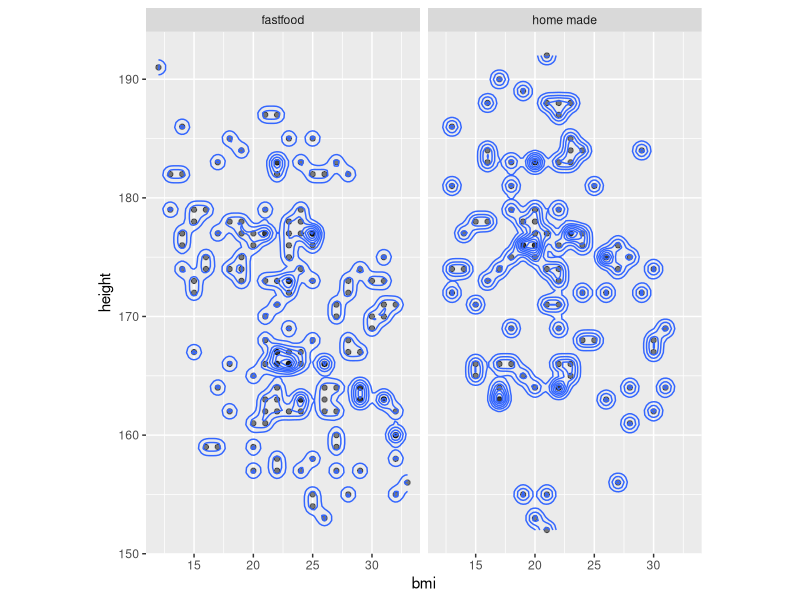
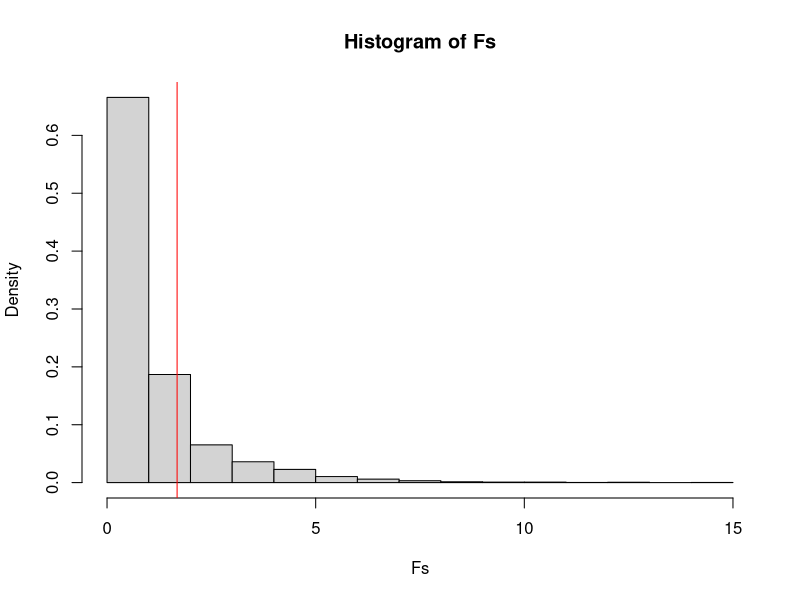
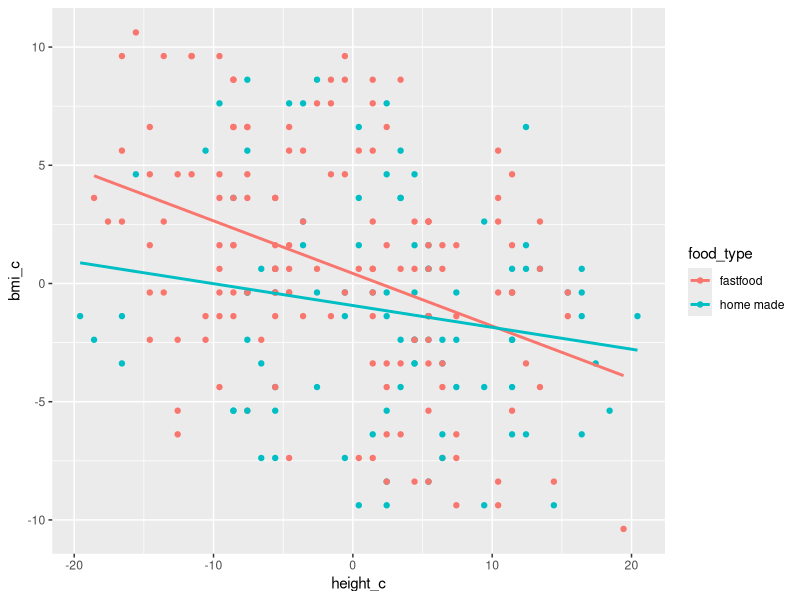
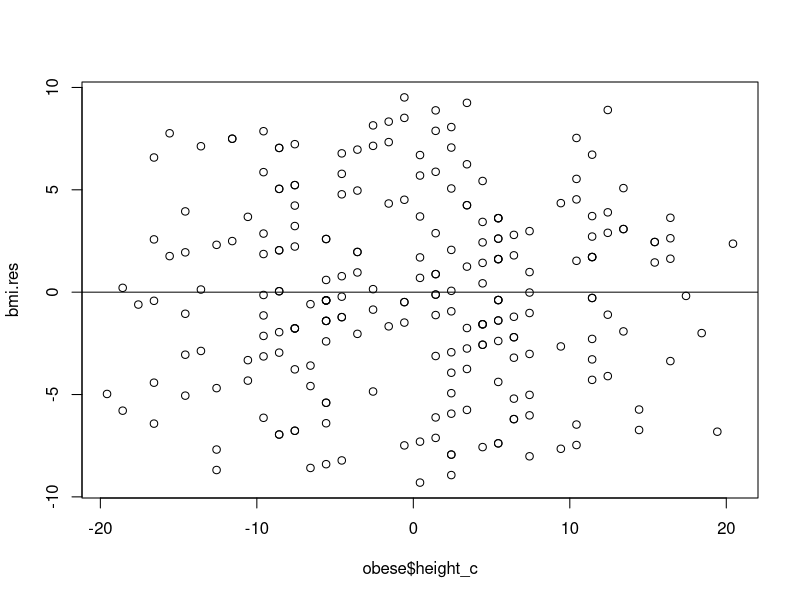
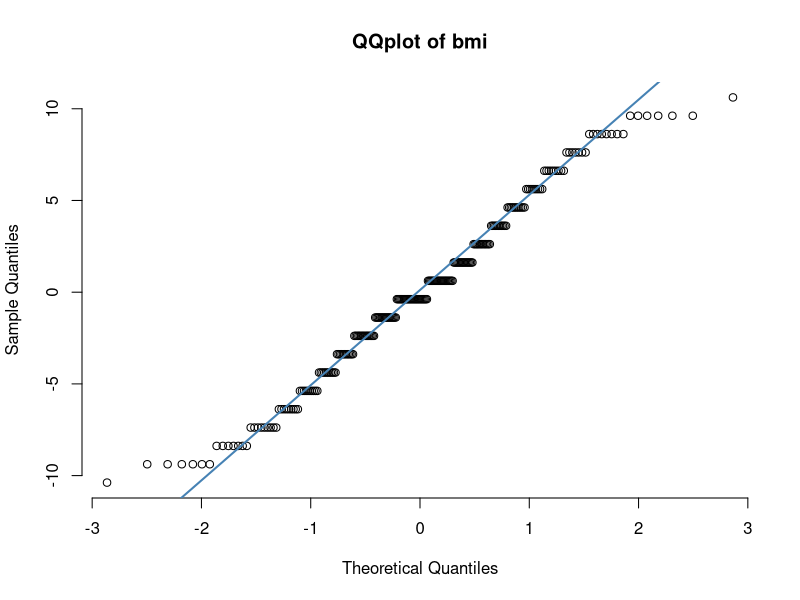
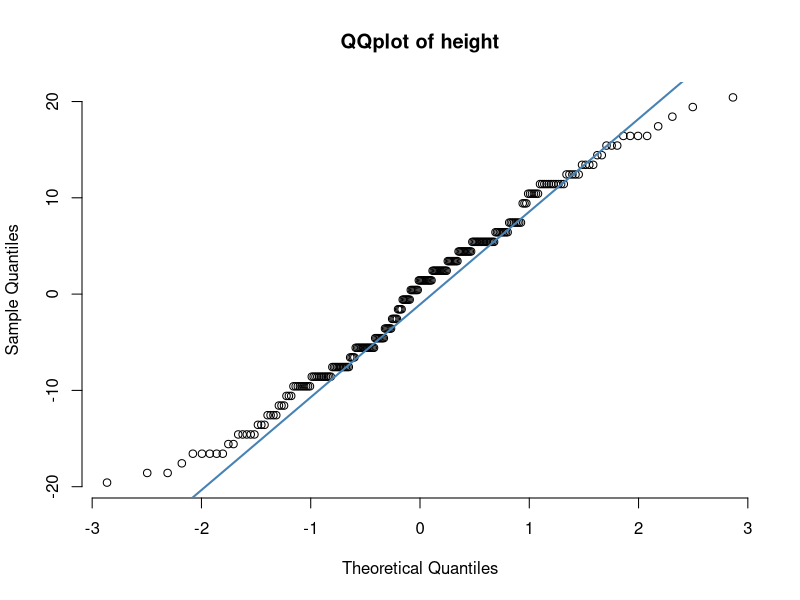
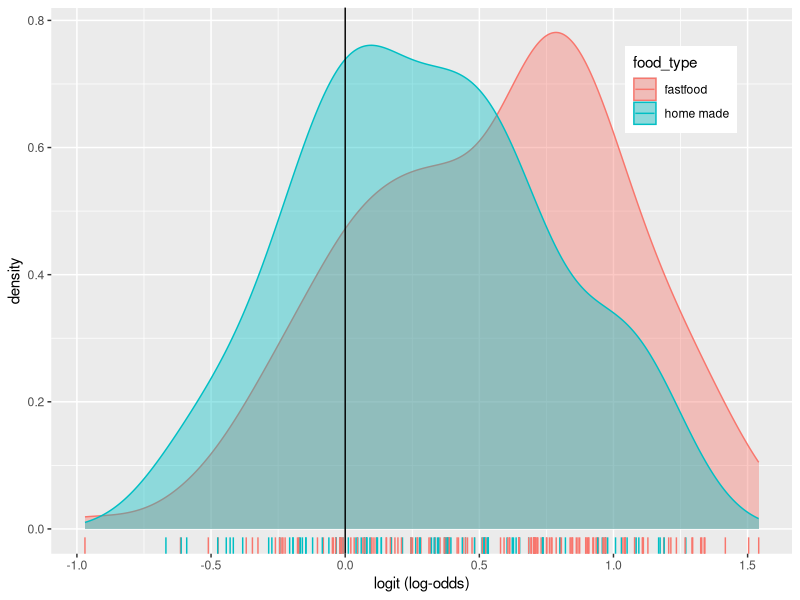
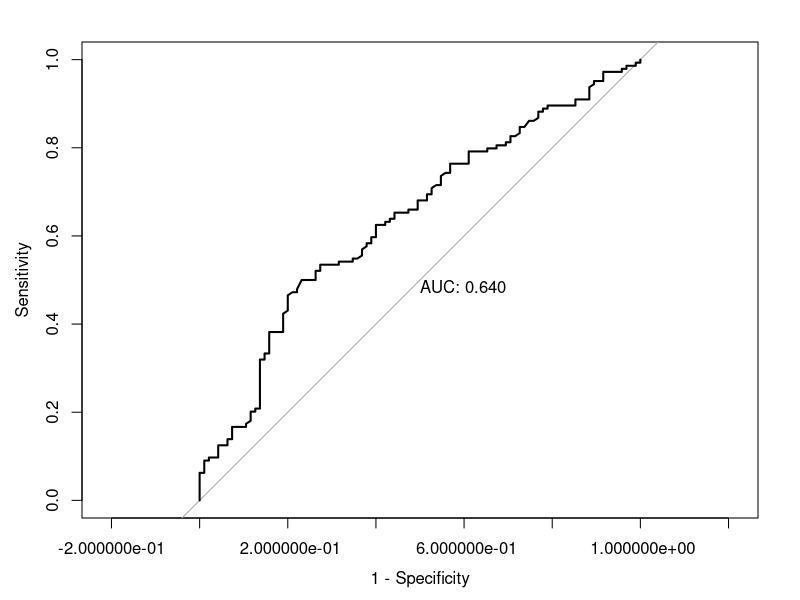

These charts were generated, in order, by the following R code:
## ---- chunk 1
knitr::opts_chunk$set(echo = TRUE)
## ---- chunk 2
library(dplyr)
library(tidyr)
library(ggplot2)
obese <- read.csv("obese.csv")


ggplot(obese, aes(x = bmi, y = height)) +  
  geom_point(alpha = .5) + 
  geom_density_2d(h=2) + 
  coord_fixed() + 
  facet_wrap(~food_type)
covmats<-obese%>%group_by(food_type)%>%
  do(covs=cov(.[-(4:5)])) 
for(i in 1:2){print(as.character(covmats$food_type[i])); 
  print(covmats$covs[i])}
#I think the normality assumption is met, but the covariance assuption is not met perfectly.

#H0: For both DVs (bmi, height), means for each food type are equal. 
#HA: For at least one DV, at least one food type mean is different.
man1<-manova(cbind(bmi,height)~food_type, data=obese) 
summary(man1)
#Since P-value is less than 0.05, overall MANOVA is significant.

summary.aov(man1) 
#Both significant: For bmi and height, at least one food type differs

pairwise.t.test(obese$bmi, obese$food_type, p.adj="none")
pairwise.t.test(obese$height, obese$food_type, p.adj="none")
# Did 1 MANOVA, 2 ANOVA, 2 t tests(5 in total)
#alpha= 0.05/5= 0.01
#type1 error is kept at 0.05, but significance level is adjusted to 0.01
#The two food type groups are found significantly different from each other. 

## ---- chunk 3
summary(aov(age~obisity,data=obese))
#H0: Obese studetns and non-obese students have the same mean age.
#HA: Obese students and non-obese students do not have the same mean age.
Obs_F <- 1.679
Fs<-replicate(5000,{
  new<-obese%>%mutate(age=sample(age)) 
SSW<- new%>%group_by(obisity)%>%summarize(SSW=sum((age-mean(age))^2))%>%       
  summarize(sum(SSW))%>%pull 
SSB<- new%>%mutate(mean=mean(age))%>%group_by(obisity)%>%mutate(groupmean=mean(age))%>%       summarize(SSB=sum((mean-groupmean)^2))%>%summarize(sum(SSB))%>%pull 
(SSB/1)/(SSW/237) })
hist(Fs, prob=T); abline(v = Obs_F, col="red")
mean(Fs>Obs_F) 

## ---- chunk 4
#Centering variables
center_scale <- function(x) {
    scale(x, scale = FALSE)}
obese$height_c <-center_scale(obese$height)
obese$bmi_c <- center_scale(obese$bmi)

#Hepothesis:
#H0: While controlling for food type, height does not explain variation in bmi 
#H0: While controlling for height, food type does not explain variation in bmi

#Estimate coeficient
fit<-lm(bmi_c ~ food_type*height_c, data=obese)
summary(fit)
#bmi_c^=0.424-1.357food_type -0.223height_c +0.130food_type*height_c
#b0=0.424 is the predicted value of bmi_c when food_type and height_c are zero.
#b1=-1.357 is the slope for food_type on bmi_c when holding height_c constant.
#For students who eat home made foods, their predicted bmi=0.424-0.223height_c
#For students who eat fast foods, their predicted bmi=-0.933-0.093height_c
#b2=-0.223 is the slope for height_c on bmi_c when holding food_type constant.

#Regression plot
library(ggplot2)
ggplot(fit, aes(x=height_c, y=bmi_c, color= food_type,main="Regression plot")) + geom_point()+
  geom_line(aes(y=.fitted), size=1) 

#Checking assumptions
#Linearity & homoskedasticity assumptions:
bmi.lm = lm(bmi_c ~ height_c, data=obese) 
bmi.res = resid(bmi.lm)
plot(obese$height_c, bmi.res) 
abline(0, 0) 
#Linearity and hooskedasticity assumptions are met.

#Normality 
qqnorm(obese$bmi_c, pch = 1, frame = FALSE, main= "QQplot of bmi")
qqline(obese$bmi_c, col = "steelblue", lwd = 2)
qqnorm(obese$height_c, pch = 1, frame = FALSE, main= "QQplot of height")
qqline(obese$height_c, col = "steelblue", lwd = 2)
# Normality assumption for both bmi and height is met.

#Robust SE
library(sandwich)
library(lmtest)
bptest(fit) 
#Before
summary(fit)$coef[,1:2]
#After
coeftest(fit, vcov = vcovHC(fit))[,1:2]
#p-value is large than 0.05, so the result is not significant. The SE after robust test is generally larger than before.

#Proportion
summary(fit)
#The proportion of variation that is explained by my model is r-squared= 0.1304.

## ---- chunk 5
library(dplyr)
boot_dat<- sample_frac(obese, replace=T)
samp_distn<-replicate(5000, {  
  boot_dat <- sample_frac(obese, replace=T) 
fit <- lm(bmi_c~height_c*food_type, data=boot_dat) 
coef(fit) }) 
samp_distn %>% t %>% as.data.frame %>% summarize_all(sd)
#The SE I got in this step is generally smaller than the SE I got from robust test.

## ---- chunk 6
#Interpret coefficient
library(dplyr)
library(tidyr)
library(tidyverse) 
library(lmtest)
obese <- obese %>% mutate(y = case_when(food_type=="fastfood" ~ "1", food_type=="home made" ~ "0"))
obese$y <- factor(obese$y, labels=c("0","1")) 
fit1<-glm(y~height+weight, family="binomial", data=obese) 
coeftest(fit1)
exp(coef(fit1))
#Controlling for weight, for one unit increase in height, odds of food_type by a factor of e^-0.053.
#Controlling for height, for every 1-unit increase in weight, odds of food_type change by a factor of e^0.018


#Functions setting up
library(knitr)
library(tidyverse)
class_diag<-function(probs,truth){
  
  tab<-table(factor(probs>.5,levels=c("FALSE","TRUE")),truth)
  acc=sum(diag(tab))/sum(tab)
  sens=tab[2,2]/colSums(tab)[2]
  spec=tab[1,1]/colSums(tab)[1]
  ppv=tab[2,2]/rowSums(tab)[2]

  if(is.numeric(truth)==FALSE & is.logical(truth)==FALSE) truth<-as.numeric(truth)-1
  
  ord<-order(probs, decreasing=TRUE)
  probs <- probs[ord]; truth <- truth[ord]
  
  TPR=cumsum(truth)/max(1,sum(truth)) 
  FPR=cumsum(!truth)/max(1,sum(!truth))
  
  dup<-c(probs[-1]>=probs[-length(probs)], FALSE)
  TPR<-c(0,TPR[!dup],1); FPR<-c(0,FPR[!dup],1)
  
  n <- length(TPR)
  auc<- sum( ((TPR[-1]+TPR[-n])/2) * (FPR[-1]-FPR[-n]) )

  data.frame(acc,sens,spec,ppv,auc)
}

#Model computation
prob <- predict(fit1, newdata=obese, type="response")  
class_diag(prob,obese$y)
#Accuracy is 0.611, TPR is 0.826, TNR is 0.284, PPV is 0.636.


#Confusion matrix
pred <- ifelse(prob > 0.5, 1, 0)
table(prediction = pred, truth = obese$y)%>% addmargins

##Density plot
obese$logit<-predict(fit1,type="link")
obese%>%ggplot()+geom_density(aes(logit,color=food_type,fill=food_type), alpha=.4)+
  theme(legend.position=c(.85,.85))+geom_vline(xintercept=0)+xlab("logit (log-odds)")+
  geom_rug(aes(logit,color=food_type))

#ROC plot
library(pROC)
roc(fit1$y,fit1$fitted.values, plot= TRUE, legacy.axes=TRUE,print.auc=TRUE)
#AUC is 0.640.

#10-fold CV
set.seed(1234)
k=10
data <- obese %>% sample_frac 
folds <- ntile(1:nrow(data),n=10) 
legend<-NULL 
for(i in 1:k){  
  train <- data[folds!=i,] 
   test <- data[folds==i,] 
truth <- test$y 
fit2 <- glm(y~height+weight, data=train, family="binomial")  
probs2 <- predict(fit2, newdata=test, type="response")  
legend<-rbind(legend,class_diag(probs2,truth)) 
} 
summarize_all(legend,mean)
#Accuracy is 0.607, sensitivity is 0.832. AUC is 0.634, which is smaller than the previous step.




## ---- chunk 7
#LASSO coefficient
library(glmnet)
set.seed(1234)

fit3 <- glm(y~(.-food_type), data=obese, family="binomial") 
z <- as.matrix(obese$y) 
x <- model.matrix(fit3, data=obese) 
cv <- cv.glmnet(x,z,family='binomial')
lasso<-glmnet(x,z,family='binomial',lambda=cv$lambda.1se) 
coef(lasso)
#There is nothing remained after the selection.

#10-fold CV
#Since there is no remained variable, 10-fold CV is not applicable.
